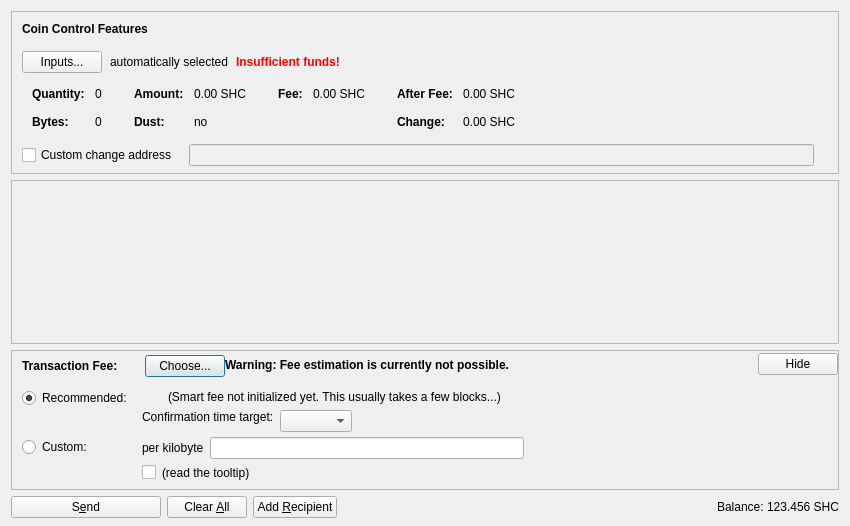
<?xml version="1.0" encoding="UTF-8"?>
<ui version="4.0">
 <class>SendCoinsDialog</class>
 <widget class="QDialog" name="SendCoinsDialog">
  <property name="geometry">
   <rect>
    <x>0</x>
    <y>0</y>
    <width>850</width>
    <height>526</height>
   </rect>
  </property>
  <property name="windowTitle">
   <string>Send Coins</string>
  </property>
  <layout class="QVBoxLayout" name="verticalLayout" stretch="0,1,0,0">
   <property name="bottomMargin">
    <number>8</number>
   </property>
   <item>
    <widget class="QFrame" name="frameCoinControl">
     <property name="sizePolicy">
      <sizepolicy hsizetype="Expanding" vsizetype="Expanding">
       <horstretch>0</horstretch>
       <verstretch>0</verstretch>
      </sizepolicy>
     </property>
     <property name="maximumSize">
      <size>
       <width>16777215</width>
       <height>16777215</height>
      </size>
     </property>
     <property name="frameShape">
      <enum>QFrame::StyledPanel</enum>
     </property>
     <property name="frameShadow">
      <enum>QFrame::Sunken</enum>
     </property>
     <layout class="QVBoxLayout" name="verticalLayoutCoinControl2">
      <property name="spacing">
       <number>0</number>
      </property>
      <property name="leftMargin">
       <number>0</number>
      </property>
      <property name="topMargin">
       <number>0</number>
      </property>
      <property name="rightMargin">
       <number>0</number>
      </property>
      <property name="bottomMargin">
       <number>6</number>
      </property>
      <item>
       <layout class="QVBoxLayout" name="verticalLayoutCoinControl" stretch="0,0,0,0,1">
        <property name="spacing">
         <number>0</number>
        </property>
        <property name="leftMargin">
         <number>10</number>
        </property>
        <property name="topMargin">
         <number>10</number>
        </property>
        <item>
         <layout class="QHBoxLayout" name="horizontalLayoutCoinControl1">
          <property name="bottomMargin">
           <number>15</number>
          </property>
          <item>
           <widget class="QLabel" name="labelCoinControlFeatures">
            <property name="sizePolicy">
             <sizepolicy hsizetype="Preferred" vsizetype="Maximum">
              <horstretch>0</horstretch>
              <verstretch>0</verstretch>
             </sizepolicy>
            </property>
            <property name="font">
             <font>
              <weight>75</weight>
              <bold>true</bold>
             </font>
            </property>
            <property name="styleSheet">
             <string notr="true">font-weight:bold;</string>
            </property>
            <property name="text">
             <string>Coin Control Features</string>
            </property>
           </widget>
          </item>
         </layout>
        </item>
        <item>
         <layout class="QHBoxLayout" name="horizontalLayoutCoinControl2" stretch="0,0,0,0">
          <property name="spacing">
           <number>8</number>
          </property>
          <property name="bottomMargin">
           <number>10</number>
          </property>
          <item>
           <widget class="QPushButton" name="pushButtonCoinControl">
            <property name="styleSheet">
             <string notr="true"/>
            </property>
            <property name="text">
             <string>Inputs...</string>
            </property>
            <property name="autoDefault">
             <bool>false</bool>
            </property>
           </widget>
          </item>
          <item>
           <widget class="QLabel" name="labelCoinControlAutomaticallySelected">
            <property name="text">
             <string>automatically selected</string>
            </property>
            <property name="margin">
             <number>5</number>
            </property>
           </widget>
          </item>
          <item>
           <widget class="QLabel" name="labelCoinControlInsuffFunds">
            <property name="font">
             <font>
              <weight>75</weight>
              <bold>true</bold>
             </font>
            </property>
            <property name="styleSheet">
             <string notr="true">color:red;font-weight:bold;</string>
            </property>
            <property name="text">
             <string>Insufficient funds!</string>
            </property>
            <property name="margin">
             <number>5</number>
            </property>
           </widget>
          </item>
          <item>
           <spacer name="horizontalSpacerCoinControl">
            <property name="orientation">
             <enum>Qt::Horizontal</enum>
            </property>
            <property name="sizeHint" stdset="0">
             <size>
              <width>40</width>
              <height>1</height>
             </size>
            </property>
           </spacer>
          </item>
         </layout>
        </item>
        <item>
         <widget class="QWidget" name="widgetCoinControl" native="true">
          <property name="sizePolicy">
           <sizepolicy hsizetype="Preferred" vsizetype="Preferred">
            <horstretch>0</horstretch>
            <verstretch>0</verstretch>
           </sizepolicy>
          </property>
          <property name="minimumSize">
           <size>
            <width>0</width>
            <height>0</height>
           </size>
          </property>
          <property name="styleSheet">
           <string notr="true"/>
          </property>
          <layout class="QHBoxLayout" name="horizontalLayoutCoinControl5">
           <property name="leftMargin">
            <number>0</number>
           </property>
           <property name="topMargin">
            <number>0</number>
           </property>
           <property name="rightMargin">
            <number>0</number>
           </property>
           <property name="bottomMargin">
            <number>0</number>
           </property>
           <item>
            <layout class="QHBoxLayout" name="horizontalLayoutCoinControl3" stretch="0,0,0,1">
             <property name="spacing">
              <number>20</number>
             </property>
             <property name="topMargin">
              <number>0</number>
             </property>
             <property name="bottomMargin">
              <number>10</number>
             </property>
             <item>
              <layout class="QFormLayout" name="formLayoutCoinControl1">
               <property name="horizontalSpacing">
                <number>10</number>
               </property>
               <property name="verticalSpacing">
                <number>14</number>
               </property>
               <property name="leftMargin">
                <number>10</number>
               </property>
               <property name="topMargin">
                <number>4</number>
               </property>
               <property name="rightMargin">
                <number>6</number>
               </property>
               <item row="0" column="0">
                <widget class="QLabel" name="labelCoinControlQuantityText">
                 <property name="font">
                  <font>
                   <weight>75</weight>
                   <bold>true</bold>
                  </font>
                 </property>
                 <property name="text">
                  <string>Quantity:</string>
                 </property>
                 <property name="margin">
                  <number>0</number>
                 </property>
                </widget>
               </item>
               <item row="0" column="1">
                <widget class="QLabel" name="labelCoinControlQuantity">
                 <property name="cursor">
                  <cursorShape>IBeamCursor</cursorShape>
                 </property>
                 <property name="contextMenuPolicy">
                  <enum>Qt::ActionsContextMenu</enum>
                 </property>
                 <property name="text">
                  <string notr="true">0</string>
                 </property>
                 <property name="margin">
                  <number>0</number>
                 </property>
                 <property name="textInteractionFlags">
                  <set>Qt::LinksAccessibleByMouse|Qt::TextSelectableByKeyboard|Qt::TextSelectableByMouse</set>
                 </property>
                </widget>
               </item>
               <item row="1" column="0">
                <widget class="QLabel" name="labelCoinControlBytesText">
                 <property name="font">
                  <font>
                   <weight>75</weight>
                   <bold>true</bold>
                  </font>
                 </property>
                 <property name="text">
                  <string>Bytes:</string>
                 </property>
                </widget>
               </item>
               <item row="1" column="1">
                <widget class="QLabel" name="labelCoinControlBytes">
                 <property name="cursor">
                  <cursorShape>IBeamCursor</cursorShape>
                 </property>
                 <property name="contextMenuPolicy">
                  <enum>Qt::ActionsContextMenu</enum>
                 </property>
                 <property name="text">
                  <string notr="true">0</string>
                 </property>
                 <property name="textInteractionFlags">
                  <set>Qt::LinksAccessibleByMouse|Qt::TextSelectableByKeyboard|Qt::TextSelectableByMouse</set>
                 </property>
                </widget>
               </item>
              </layout>
             </item>
             <item>
              <layout class="QFormLayout" name="formLayoutCoinControl2">
               <property name="horizontalSpacing">
                <number>10</number>
               </property>
               <property name="verticalSpacing">
                <number>14</number>
               </property>
               <property name="leftMargin">
                <number>6</number>
               </property>
               <property name="topMargin">
                <number>4</number>
               </property>
               <property name="rightMargin">
                <number>6</number>
               </property>
               <item row="0" column="0">
                <widget class="QLabel" name="labelCoinControlAmountText">
                 <property name="font">
                  <font>
                   <weight>75</weight>
                   <bold>true</bold>
                  </font>
                 </property>
                 <property name="text">
                  <string>Amount:</string>
                 </property>
                 <property name="margin">
                  <number>0</number>
                 </property>
                </widget>
               </item>
               <item row="0" column="1">
                <widget class="QLabel" name="labelCoinControlAmount">
                 <property name="cursor">
                  <cursorShape>IBeamCursor</cursorShape>
                 </property>
                 <property name="contextMenuPolicy">
                  <enum>Qt::ActionsContextMenu</enum>
                 </property>
                 <property name="text">
                  <string notr="true">0.00 SHC</string>
                 </property>
                 <property name="textInteractionFlags">
                  <set>Qt::LinksAccessibleByMouse|Qt::TextSelectableByKeyboard|Qt::TextSelectableByMouse</set>
                 </property>
                </widget>
               </item>
               <item row="1" column="0">
                <widget class="QLabel" name="labelCoinControlLowOutputText">
                 <property name="font">
                  <font>
                   <weight>75</weight>
                   <bold>true</bold>
                  </font>
                 </property>
                 <property name="text">
                  <string>Dust:</string>
                 </property>
                </widget>
               </item>
               <item row="1" column="1">
                <widget class="QLabel" name="labelCoinControlLowOutput">
                 <property name="cursor">
                  <cursorShape>IBeamCursor</cursorShape>
                 </property>
                 <property name="contextMenuPolicy">
                  <enum>Qt::ActionsContextMenu</enum>
                 </property>
                 <property name="text">
                  <string notr="true">no</string>
                 </property>
                 <property name="textInteractionFlags">
                  <set>Qt::LinksAccessibleByMouse|Qt::TextSelectableByKeyboard|Qt::TextSelectableByMouse</set>
                 </property>
                </widget>
               </item>
              </layout>
             </item>
             <item>
              <layout class="QFormLayout" name="formLayoutCoinControl3">
               <property name="horizontalSpacing">
                <number>10</number>
               </property>
               <property name="verticalSpacing">
                <number>14</number>
               </property>
               <property name="leftMargin">
                <number>6</number>
               </property>
               <property name="topMargin">
                <number>4</number>
               </property>
               <property name="rightMargin">
                <number>6</number>
               </property>
               <item row="0" column="0">
                <widget class="QLabel" name="labelCoinControlFeeText">
                 <property name="font">
                  <font>
                   <weight>75</weight>
                   <bold>true</bold>
                  </font>
                 </property>
                 <property name="text">
                  <string>Fee:</string>
                 </property>
                 <property name="margin">
                  <number>0</number>
                 </property>
                </widget>
               </item>
               <item row="0" column="1">
                <widget class="QLabel" name="labelCoinControlFee">
                 <property name="cursor">
                  <cursorShape>IBeamCursor</cursorShape>
                 </property>
                 <property name="contextMenuPolicy">
                  <enum>Qt::ActionsContextMenu</enum>
                 </property>
                 <property name="text">
                  <string notr="true">0.00 SHC</string>
                 </property>
                 <property name="textInteractionFlags">
                  <set>Qt::LinksAccessibleByMouse|Qt::TextSelectableByKeyboard|Qt::TextSelectableByMouse</set>
                 </property>
                </widget>
               </item>
              </layout>
             </item>
             <item>
              <layout class="QFormLayout" name="formLayoutCoinControl4">
               <property name="horizontalSpacing">
                <number>10</number>
               </property>
               <property name="verticalSpacing">
                <number>14</number>
               </property>
               <property name="leftMargin">
                <number>6</number>
               </property>
               <property name="topMargin">
                <number>4</number>
               </property>
               <property name="rightMargin">
                <number>6</number>
               </property>
               <item row="0" column="0">
                <widget class="QLabel" name="labelCoinControlAfterFeeText">
                 <property name="font">
                  <font>
                   <weight>75</weight>
                   <bold>true</bold>
                  </font>
                 </property>
                 <property name="text">
                  <string>After Fee:</string>
                 </property>
                 <property name="margin">
                  <number>0</number>
                 </property>
                </widget>
               </item>
               <item row="0" column="1">
                <widget class="QLabel" name="labelCoinControlAfterFee">
                 <property name="cursor">
                  <cursorShape>IBeamCursor</cursorShape>
                 </property>
                 <property name="contextMenuPolicy">
                  <enum>Qt::ActionsContextMenu</enum>
                 </property>
                 <property name="text">
                  <string notr="true">0.00 SHC</string>
                 </property>
                 <property name="textInteractionFlags">
                  <set>Qt::LinksAccessibleByMouse|Qt::TextSelectableByKeyboard|Qt::TextSelectableByMouse</set>
                 </property>
                </widget>
               </item>
               <item row="1" column="0">
                <widget class="QLabel" name="labelCoinControlChangeText">
                 <property name="font">
                  <font>
                   <weight>75</weight>
                   <bold>true</bold>
                  </font>
                 </property>
                 <property name="text">
                  <string>Change:</string>
                 </property>
                </widget>
               </item>
               <item row="1" column="1">
                <widget class="QLabel" name="labelCoinControlChange">
                 <property name="cursor">
                  <cursorShape>IBeamCursor</cursorShape>
                 </property>
                 <property name="contextMenuPolicy">
                  <enum>Qt::ActionsContextMenu</enum>
                 </property>
                 <property name="text">
                  <string notr="true">0.00 SHC</string>
                 </property>
                 <property name="textInteractionFlags">
                  <set>Qt::LinksAccessibleByMouse|Qt::TextSelectableByKeyboard|Qt::TextSelectableByMouse</set>
                 </property>
                </widget>
               </item>
              </layout>
             </item>
            </layout>
           </item>
          </layout>
         </widget>
        </item>
        <item>
         <layout class="QHBoxLayout" name="horizontalLayoutCoinControl4" stretch="0,0,0">
          <property name="spacing">
           <number>12</number>
          </property>
          <property name="sizeConstraint">
           <enum>QLayout::SetDefaultConstraint</enum>
          </property>
          <property name="topMargin">
           <number>5</number>
          </property>
          <property name="rightMargin">
           <number>5</number>
          </property>
          <item>
           <widget class="QCheckBox" name="checkBoxCoinControlChange">
            <property name="toolTip">
             <string>If this is activated, but the change address is empty or invalid, change will be sent to a newly generated address.</string>
            </property>
            <property name="text">
             <string>Custom change address</string>
            </property>
           </widget>
          </item>
          <item>
           <widget class="QValidatedLineEdit" name="lineEditCoinControlChange">
            <property name="enabled">
             <bool>false</bool>
            </property>
            <property name="sizePolicy">
             <sizepolicy hsizetype="Expanding" vsizetype="Fixed">
              <horstretch>0</horstretch>
              <verstretch>0</verstretch>
             </sizepolicy>
            </property>
           </widget>
          </item>
          <item>
           <widget class="QLabel" name="labelCoinControlChangeLabel">
            <property name="sizePolicy">
             <sizepolicy hsizetype="Preferred" vsizetype="Expanding">
              <horstretch>0</horstretch>
              <verstretch>0</verstretch>
             </sizepolicy>
            </property>
            <property name="minimumSize">
             <size>
              <width>0</width>
              <height>0</height>
             </size>
            </property>
            <property name="text">
             <string/>
            </property>
            <property name="margin">
             <number>3</number>
            </property>
           </widget>
          </item>
         </layout>
        </item>
        <item>
         <spacer name="verticalSpacerCoinControl">
          <property name="orientation">
           <enum>Qt::Vertical</enum>
          </property>
          <property name="sizeHint" stdset="0">
           <size>
            <width>800</width>
            <height>1</height>
           </size>
          </property>
         </spacer>
        </item>
       </layout>
      </item>
     </layout>
    </widget>
   </item>
   <item>
    <widget class="QScrollArea" name="scrollArea">
     <property name="widgetResizable">
      <bool>true</bool>
     </property>
     <widget class="QWidget" name="scrollAreaWidgetContents">
      <property name="geometry">
       <rect>
        <x>0</x>
        <y>0</y>
        <width>830</width>
        <height>104</height>
       </rect>
      </property>
      <layout class="QVBoxLayout" name="verticalLayout_2" stretch="0,1">
       <property name="leftMargin">
        <number>0</number>
       </property>
       <property name="topMargin">
        <number>0</number>
       </property>
       <property name="rightMargin">
        <number>0</number>
       </property>
       <property name="bottomMargin">
        <number>0</number>
       </property>
       <item>
        <layout class="QVBoxLayout" name="entries">
         <property name="spacing">
          <number>6</number>
         </property>
        </layout>
       </item>
       <item>
        <spacer name="verticalSpacer">
         <property name="orientation">
          <enum>Qt::Vertical</enum>
         </property>
         <property name="sizeHint" stdset="0">
          <size>
           <width>20</width>
           <height>40</height>
          </size>
         </property>
        </spacer>
       </item>
      </layout>
     </widget>
    </widget>
   </item>
   <item>
    <widget class="QFrame" name="frameFee">
     <property name="sizePolicy">
      <sizepolicy hsizetype="Expanding" vsizetype="Expanding">
       <horstretch>0</horstretch>
       <verstretch>0</verstretch>
      </sizepolicy>
     </property>
     <property name="maximumSize">
      <size>
       <width>16777215</width>
       <height>16777215</height>
      </size>
     </property>
     <property name="frameShape">
      <enum>QFrame::StyledPanel</enum>
     </property>
     <property name="frameShadow">
      <enum>QFrame::Sunken</enum>
     </property>
     <layout class="QVBoxLayout" name="verticalLayoutFee1">
      <property name="spacing">
       <number>0</number>
      </property>
      <property name="leftMargin">
       <number>0</number>
      </property>
      <property name="topMargin">
       <number>0</number>
      </property>
      <property name="rightMargin">
       <number>0</number>
      </property>
      <property name="bottomMargin">
       <number>0</number>
      </property>
      <item>
       <layout class="QVBoxLayout" name="verticalLayoutFee2" stretch="0,0,0">
        <property name="spacing">
         <number>0</number>
        </property>
        <property name="leftMargin">
         <number>10</number>
        </property>
        <property name="topMargin">
         <number>0</number>
        </property>
        <item>
         <layout class="QHBoxLayout" name="horizontalLayoutFee1">
          <property name="bottomMargin">
           <number>0</number>
          </property>
          <item>
           <layout class="QVBoxLayout" name="verticalLayoutFee7">
            <property name="spacing">
             <number>0</number>
            </property>
            <item>
             <spacer name="verticalSpacerSmartFee">
              <property name="orientation">
               <enum>Qt::Vertical</enum>
              </property>
              <property name="sizeType">
               <enum>QSizePolicy::Fixed</enum>
              </property>
              <property name="sizeHint" stdset="0">
               <size>
                <width>1</width>
                <height>4</height>
               </size>
              </property>
             </spacer>
            </item>
            <item>
             <layout class="QHBoxLayout" name="horizontalLayoutSmartFee">
              <property name="spacing">
               <number>10</number>
              </property>
              <item>
               <widget class="QLabel" name="labelFeeHeadline">
                <property name="sizePolicy">
                 <sizepolicy hsizetype="Preferred" vsizetype="Maximum">
                  <horstretch>0</horstretch>
                  <verstretch>0</verstretch>
                 </sizepolicy>
                </property>
                <property name="font">
                 <font>
                  <weight>75</weight>
                  <bold>true</bold>
                 </font>
                </property>
                <property name="styleSheet">
                 <string notr="true">font-weight:bold;</string>
                </property>
                <property name="text">
                 <string>Transaction Fee:</string>
                </property>
               </widget>
              </item>
              <item>
               <widget class="QLabel" name="labelFeeMinimized">
                <property name="text">
                 <string/>
                </property>
               </widget>
              </item>
              <item>
               <widget class="QPushButton" name="buttonChooseFee">
                <property name="text">
                 <string>Choose...</string>
                </property>
               </widget>
              </item>
             </layout>
            </item>
            <item>
             <spacer name="verticalSpacer_5">
              <property name="orientation">
               <enum>Qt::Vertical</enum>
              </property>
              <property name="sizeHint" stdset="0">
               <size>
                <width>1</width>
                <height>1</height>
               </size>
              </property>
             </spacer>
            </item>
           </layout>
          </item>
          <item>
           <widget class="QLabel" name="fallbackFeeWarningLabel">
            <property name="toolTip">
             <string>Using the fallbackfee can result in sending a transaction that will take several hours or days (or never) to confirm. Consider choosing your fee manually or wait until you have validated the complete chain.</string>
            </property>
            <property name="font">
            <font>
                <weight>75</weight>
                <bold>true</bold>
            </font>
            </property>
            <property name="text">
             <string>Warning: Fee estimation is currently not possible.</string>
            </property>
            <property name="wordWrap">
             <bool>false</bool>
            </property>
           </widget>
          </item>
          <item>
           <spacer name="horizontalSpacer_4">
            <property name="orientation">
             <enum>Qt::Horizontal</enum>
            </property>
            <property name="sizeType">
             <enum>QSizePolicy::MinimumExpanding</enum>
            </property>
            <property name="sizeHint" stdset="0">
             <size>
              <width>40</width>
              <height>20</height>
             </size>
            </property>
           </spacer>
          </item>
          <item>
           <widget class="QPushButton" name="buttonMinimizeFee">
            <property name="toolTip">
             <string>collapse fee-settings</string>
            </property>
            <property name="text">
             <string>Hide</string>
            </property>
           </widget>
          </item>
         </layout>
        </item>
        <item>
         <widget class="QFrame" name="frameFeeSelection">
          <layout class="QVBoxLayout" name="verticalLayoutFee12">
           <property name="spacing">
            <number>0</number>
           </property>
           <property name="leftMargin">
            <number>0</number>
           </property>
           <property name="topMargin">
            <number>0</number>
           </property>
           <property name="rightMargin">
            <number>0</number>
           </property>
           <property name="bottomMargin">
            <number>0</number>
           </property>
           <item>
            <layout class="QGridLayout" name="gridLayoutFee">
             <property name="topMargin">
              <number>10</number>
             </property>
             <property name="bottomMargin">
              <number>4</number>
             </property>
             <property name="horizontalSpacing">
              <number>10</number>
             </property>
             <property name="verticalSpacing">
              <number>4</number>
             </property>
             <item row="1" column="1">
              <layout class="QVBoxLayout" name="verticalLayoutFee8">
               <property name="spacing">
                <number>6</number>
               </property>
               <item>
                <layout class="QHBoxLayout" name="horizontalLayoutFee13">
                 <item>
                  <widget class="QLabel" name="labelCustomPerKilobyte">
                   <property name="toolTip">
                    <string>If the custom fee is set to 1000 satoshis and the transaction is only 250 bytes, then &quot;per kilobyte&quot; only pays 250 satoshis in fee, while &quot;total at least&quot; pays 1000 satoshis. For transactions bigger than a kilobyte both pay by kilobyte.</string>
                   </property>
                   <property name="text">
                    <string>per kilobyte</string>
                   </property>
                  </widget>
                 </item>
                 <item>
                  <widget class="BitcoinAmountField" name="customFee"/>
                 </item>
                 <item>
                  <spacer name="horizontalSpacer_6">
                   <property name="orientation">
                    <enum>Qt::Horizontal</enum>
                   </property>
                   <property name="sizeHint" stdset="0">
                    <size>
                     <width>1</width>
                     <height>1</height>
                    </size>
                   </property>
                  </spacer>
                 </item>
                </layout>
               </item>
               <item>
                <layout class="QHBoxLayout" name="horizontalLayoutFee8">
                 <item>
                  <widget class="QCheckBox" name="checkBoxMinimumFee">
                   <property name="toolTip">
                    <string>Paying only the minimum fee is just fine as long as there is less transaction volume than space in the blocks. But be aware that this can end up in a never confirming transaction once there is more demand for sheepcoin transactions than the network can process.</string>
                   </property>
                   <property name="text">
                    <string/>
                   </property>
                  </widget>
                 </item>
                 <item>
                  <widget class="QLabel" name="labelMinFeeWarning">
                   <property name="enabled">
                    <bool>true</bool>
                   </property>
                   <property name="toolTip">
                    <string>Paying only the minimum fee is just fine as long as there is less transaction volume than space in the blocks. But be aware that this can end up in a never confirming transaction once there is more demand for sheepcoin transactions than the network can process.</string>
                   </property>
                   <property name="text">
                    <string>(read the tooltip)</string>
                   </property>
                   <property name="margin">
                    <number>5</number>
                   </property>
                  </widget>
                 </item>
                 <item>
                  <spacer name="horizontalSpacer_2">
                   <property name="orientation">
                    <enum>Qt::Horizontal</enum>
                   </property>
                   <property name="sizeHint" stdset="0">
                    <size>
                     <width>1</width>
                     <height>1</height>
                    </size>
                   </property>
                  </spacer>
                 </item>
                </layout>
               </item>
              </layout>
             </item>
             <item row="0" column="0">
              <layout class="QVBoxLayout" name="verticalLayoutFee4" stretch="0,1">
               <item>
                <widget class="QRadioButton" name="radioSmartFee">
                 <property name="text">
                  <string>Recommended:</string>
                 </property>
                 <property name="checked">
                  <bool>true</bool>
                 </property>
                 <attribute name="buttonGroup">
                  <string notr="true">groupFee</string>
                 </attribute>
                </widget>
               </item>
               <item>
                <spacer name="verticalSpacer_2">
                 <property name="orientation">
                  <enum>Qt::Vertical</enum>
                 </property>
                 <property name="sizeHint" stdset="0">
                  <size>
                   <width>1</width>
                   <height>1</height>
                  </size>
                 </property>
                </spacer>
               </item>
              </layout>
             </item>
             <item row="1" column="0">
              <layout class="QVBoxLayout" name="verticalLayoutFee9" stretch="0,1">
               <item>
                <widget class="QRadioButton" name="radioCustomFee">
                 <property name="text">
                  <string>Custom:</string>
                 </property>
                 <attribute name="buttonGroup">
                  <string notr="true">groupFee</string>
                 </attribute>
                </widget>
               </item>
               <item>
                <spacer name="verticalSpacer_6">
                 <property name="orientation">
                  <enum>Qt::Vertical</enum>
                 </property>
                 <property name="sizeHint" stdset="0">
                  <size>
                   <width>1</width>
                   <height>1</height>
                  </size>
                 </property>
                </spacer>
               </item>
              </layout>
             </item>
             <item row="0" column="1">
              <layout class="QVBoxLayout" name="verticalLayoutFee3" stretch="0,0,1">
               <property name="spacing">
                <number>6</number>
               </property>
               <property name="topMargin">
                <number>2</number>
               </property>
               <item>
                <layout class="QHBoxLayout" name="horizontalLayoutFee12">
                 <item>
                  <widget class="QLabel" name="labelSmartFee">
                   <property name="text">
                    <string/>
                   </property>
                   <property name="margin">
                    <number>2</number>
                   </property>
                  </widget>
                 </item>
                 <item>
                  <widget class="QLabel" name="labelFeeEstimation">
                   <property name="text">
                    <string/>
                   </property>
                  </widget>
                 </item>
                 <item>
                  <widget class="QLabel" name="labelSmartFee2">
                   <property name="text">
                    <string>(Smart fee not initialized yet. This usually takes a few blocks...)</string>
                   </property>
                   <property name="margin">
                    <number>2</number>
                   </property>
                  </widget>
                 </item>
                 <item>
                  <spacer name="horizontalSpacer_5">
                   <property name="orientation">
                    <enum>Qt::Horizontal</enum>
                   </property>
                   <property name="sizeHint" stdset="0">
                    <size>
                     <width>1</width>
                     <height>1</height>
                    </size>
                   </property>
                  </spacer>
                 </item>
                </layout>
               </item>
               <item>
                <layout class="QHBoxLayout" name="horizontalLayoutFee9">
                 <item>
                  <layout class="QVBoxLayout" name="verticalLayoutFee6">
                   <item>
                    <widget class="QLabel" name="labelSmartFee3">
                     <property name="text">
                      <string>Confirmation time target:</string>
                     </property>
                     <property name="margin">
                      <number>2</number>
                     </property>
                    </widget>
                   </item>
                   <item>
                    <spacer name="verticalSpacer_3">
                     <property name="orientation">
                      <enum>Qt::Vertical</enum>
                     </property>
                     <property name="sizeHint" stdset="0">
                      <size>
                       <width>1</width>
                       <height>1</height>
                      </size>
                     </property>
                    </spacer>
                   </item>
                  </layout>
                 </item>
                 <item>
                  <layout class="QVBoxLayout" name="verticalLayoutFee5">
                   <property name="rightMargin">
                    <number>30</number>
                   </property>
                   <item>
                    <layout class="QHBoxLayout" name="horizontalLayoutConfTarget">
                     <property name="bottomMargin">
                      <number>0</number>
                     </property>
                     <item>
                      <widget class="QComboBox" name="confTargetSelector"/>
                     </item>
                     <item>
                      <spacer name="horizontalSpacerConfTarget">
                       <property name="orientation">
                        <enum>Qt::Horizontal</enum>
                       </property>
                       <property name="sizeHint" stdset="0">
                        <size>
                         <width>40</width>
                         <height>20</height>
                        </size>
                       </property>
                      </spacer>
                     </item>
                    </layout>
                   </item>
                  </layout>
                 </item>
                </layout>
               </item>
               <item>
                <spacer name="verticalSpacer_4">
                 <property name="orientation">
                  <enum>Qt::Vertical</enum>
                 </property>
                 <property name="sizeHint" stdset="0">
                  <size>
                   <width>1</width>
                   <height>1</height>
                  </size>
                 </property>
                </spacer>
               </item>
              </layout>
             </item>
            </layout>
           </item>
          </layout>
         </widget>
        </item>
        <item>
         <spacer name="verticalSpacerFee">
          <property name="orientation">
           <enum>Qt::Vertical</enum>
          </property>
          <property name="sizeHint" stdset="0">
           <size>
            <width>40</width>
            <height>5</height>
           </size>
          </property>
         </spacer>
        </item>
       </layout>
      </item>
     </layout>
    </widget>
   </item>
   <item>
    <layout class="QHBoxLayout" name="horizontalLayout">
     <item>
      <widget class="QPushButton" name="sendButton">
       <property name="minimumSize">
        <size>
         <width>150</width>
         <height>0</height>
        </size>
       </property>
       <property name="toolTip">
        <string>Confirm the send action</string>
       </property>
       <property name="text">
        <string>S&amp;end</string>
       </property>
       <property name="icon">
        <iconset resource="../bitcoin.qrc">
         <normaloff>:/icons/send</normaloff>:/icons/send</iconset>
       </property>
       <property name="autoDefault">
        <bool>false</bool>
       </property>
       <property name="default">
        <bool>false</bool>
       </property>
      </widget>
     </item>
     <item>
      <widget class="QPushButton" name="clearButton">
       <property name="sizePolicy">
        <sizepolicy hsizetype="Minimum" vsizetype="Fixed">
         <horstretch>0</horstretch>
         <verstretch>0</verstretch>
        </sizepolicy>
       </property>
       <property name="toolTip">
        <string>Clear all fields of the form.</string>
       </property>
       <property name="text">
        <string>Clear &amp;All</string>
       </property>
       <property name="icon">
        <iconset resource="../bitcoin.qrc">
         <normaloff>:/icons/remove</normaloff>:/icons/remove</iconset>
       </property>
       <property name="autoDefault">
        <bool>false</bool>
       </property>
      </widget>
     </item>
     <item>
      <widget class="QPushButton" name="addButton">
       <property name="toolTip">
        <string>Send to multiple recipients at once</string>
       </property>
       <property name="text">
        <string>Add &amp;Recipient</string>
       </property>
       <property name="icon">
        <iconset resource="../bitcoin.qrc">
         <normaloff>:/icons/add</normaloff>:/icons/add</iconset>
       </property>
       <property name="autoDefault">
        <bool>false</bool>
       </property>
      </widget>
     </item>
     <item>
      <spacer name="horizontalSpacer">
       <property name="orientation">
        <enum>Qt::Horizontal</enum>
       </property>
       <property name="sizeHint" stdset="0">
        <size>
         <width>40</width>
         <height>20</height>
        </size>
       </property>
      </spacer>
     </item>
     <item>
      <layout class="QHBoxLayout" name="horizontalLayout_2">
       <property name="spacing">
        <number>3</number>
       </property>
       <item>
        <widget class="QLabel" name="label">
         <property name="sizePolicy">
          <sizepolicy hsizetype="Preferred" vsizetype="Fixed">
           <horstretch>0</horstretch>
           <verstretch>0</verstretch>
          </sizepolicy>
         </property>
         <property name="text">
          <string>Balance:</string>
         </property>
        </widget>
       </item>
       <item>
        <widget class="QLabel" name="labelBalance">
         <property name="sizePolicy">
          <sizepolicy hsizetype="Preferred" vsizetype="Fixed">
           <horstretch>0</horstretch>
           <verstretch>0</verstretch>
          </sizepolicy>
         </property>
         <property name="cursor">
          <cursorShape>IBeamCursor</cursorShape>
         </property>
         <property name="text">
          <string notr="true">123.456 SHC</string>
         </property>
         <property name="textInteractionFlags">
          <set>Qt::LinksAccessibleByMouse|Qt::TextSelectableByKeyboard|Qt::TextSelectableByMouse</set>
         </property>
        </widget>
       </item>
      </layout>
     </item>
    </layout>
   </item>
  </layout>
 </widget>
 <customwidgets>
  <customwidget>
   <class>QValidatedLineEdit</class>
   <extends>QLineEdit</extends>
   <header>qvalidatedlineedit.h</header>
  </customwidget>
  <customwidget>
   <class>BitcoinAmountField</class>
   <extends>QLineEdit</extends>
   <header>bitcoinamountfield.h</header>
   <container>1</container>
  </customwidget>
 </customwidgets>
 <resources>
  <include location="../bitcoin.qrc"/>
 </resources>
 <connections/>
 <buttongroups>
  <buttongroup name="groupFee"/>
 </buttongroups>
</ui>
